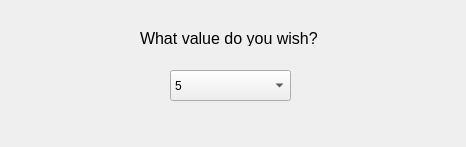
<?xml version="1.0" encoding="UTF-8"?>
<ui version="4.0">
 <class>Dialog</class>
 <widget class="QDialog" name="Dialog">
  <property name="geometry">
   <rect>
    <x>0</x>
    <y>0</y>
    <width>466</width>
    <height>147</height>
   </rect>
  </property>
  <property name="windowTitle">
   <string>Dialog</string>
  </property>
  <widget class="QLabel" name="lblHeadline">
   <property name="geometry">
    <rect>
     <x>140</x>
     <y>30</y>
     <width>181</width>
     <height>16</height>
    </rect>
   </property>
   <property name="font">
    <font>
     <pointsize>12</pointsize>
    </font>
   </property>
   <property name="locale">
    <locale language="English" country="UnitedStates"/>
   </property>
   <property name="text">
    <string>What value do you wish?</string>
   </property>
  </widget>
  <widget class="QComboBox" name="comboBox">
   <property name="geometry">
    <rect>
     <x>170</x>
     <y>70</y>
     <width>121</width>
     <height>31</height>
    </rect>
   </property>
   <item>
    <property name="text">
     <string>5</string>
    </property>
   </item>
   <item>
    <property name="text">
     <string>6</string>
    </property>
   </item>
   <item>
    <property name="text">
     <string>7</string>
    </property>
   </item>
   <item>
    <property name="text">
     <string>8</string>
    </property>
   </item>
   <item>
    <property name="text">
     <string>9</string>
    </property>
   </item>
   <item>
    <property name="text">
     <string>10</string>
    </property>
   </item>
   <item>
    <property name="text">
     <string>Queen</string>
    </property>
   </item>
  </widget>
 </widget>
 <resources/>
 <connections/>
</ui>
